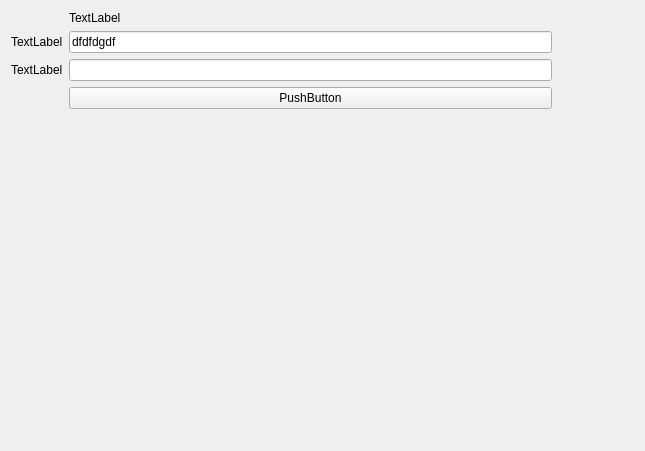
<?xml version="1.0" encoding="UTF-8"?>
<ui version="4.0">
 <class>Form</class>
 <widget class="QWidget" name="Form">
  <property name="geometry">
   <rect>
    <x>0</x>
    <y>0</y>
    <width>645</width>
    <height>451</height>
   </rect>
  </property>
  <property name="windowTitle">
   <string>Form</string>
  </property>
  <widget class="QWidget" name="verticalLayoutWidget">
   <property name="geometry">
    <rect>
     <x>11</x>
     <y>11</y>
     <width>541</width>
     <height>351</height>
    </rect>
   </property>
   <layout class="QVBoxLayout" name="verticalLayout">
    <item>
     <layout class="QFormLayout" name="formLayout">
      <item row="0" column="1">
       <widget class="QLabel" name="label_3">
        <property name="text">
         <string>TextLabel</string>
        </property>
       </widget>
      </item>
      <item row="1" column="0">
       <widget class="QLabel" name="label">
        <property name="text">
         <string>TextLabel</string>
        </property>
       </widget>
      </item>
      <item row="1" column="1">
       <widget class="QLineEdit" name="lineEdit">
        <property name="text">
         <string>dfdfdgdf</string>
        </property>
       </widget>
      </item>
      <item row="2" column="0">
       <widget class="QLabel" name="label_2">
        <property name="text">
         <string>TextLabel</string>
        </property>
       </widget>
      </item>
      <item row="2" column="1">
       <widget class="QLineEdit" name="lineEdit_2"/>
      </item>
      <item row="3" column="1">
       <widget class="QPushButton" name="pushButton">
        <property name="text">
         <string>PushButton</string>
        </property>
       </widget>
      </item>
     </layout>
    </item>
   </layout>
  </widget>
 </widget>
 <resources/>
 <connections/>
</ui>
